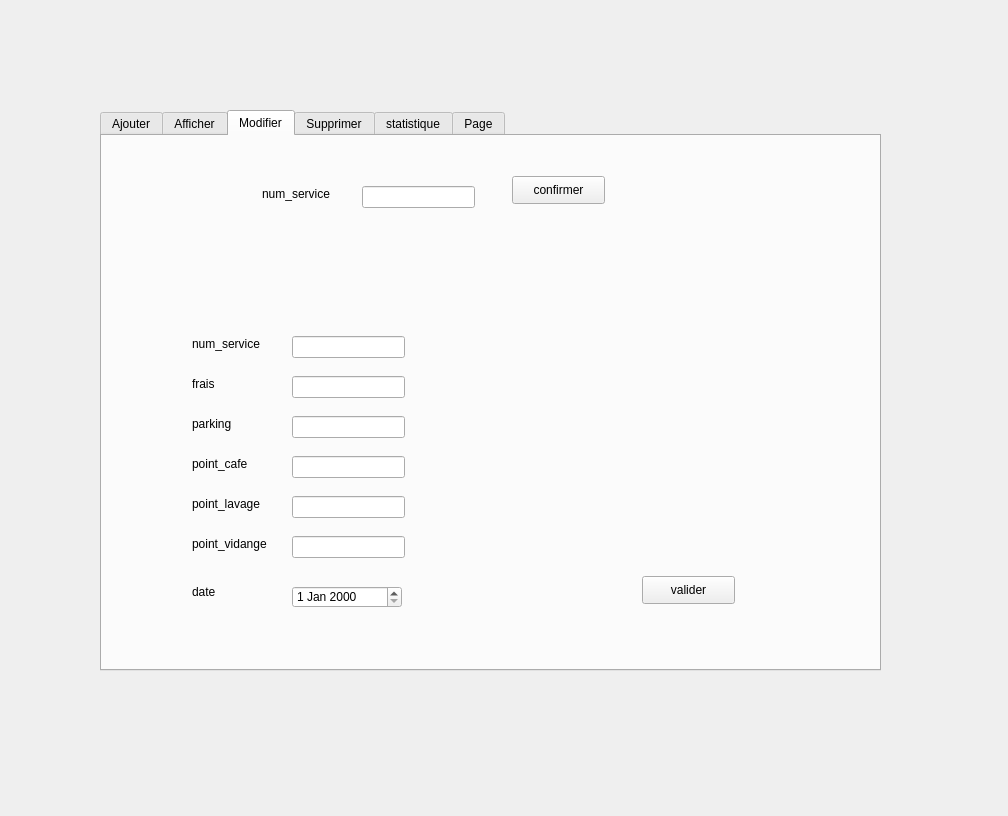
<?xml version="1.0" encoding="UTF-8"?>
<ui version="4.0">
 <class>activ</class>
 <widget class="QDialog" name="activ">
  <property name="geometry">
   <rect>
    <x>0</x>
    <y>0</y>
    <width>1008</width>
    <height>816</height>
   </rect>
  </property>
  <property name="windowTitle">
   <string>Dialog</string>
  </property>
  <widget class="QTabWidget" name="tabWidget">
   <property name="geometry">
    <rect>
     <x>100</x>
     <y>110</y>
     <width>781</width>
     <height>561</height>
    </rect>
   </property>
   <property name="currentIndex">
    <number>2</number>
   </property>
   <widget class="QWidget" name="tab">
    <attribute name="title">
     <string>Ajouter</string>
    </attribute>
    <widget class="QLabel" name="label">
     <property name="geometry">
      <rect>
       <x>30</x>
       <y>60</y>
       <width>81</width>
       <height>16</height>
      </rect>
     </property>
     <property name="text">
      <string>num_service</string>
     </property>
    </widget>
    <widget class="QLabel" name="label_2">
     <property name="geometry">
      <rect>
       <x>30</x>
       <y>280</y>
       <width>81</width>
       <height>16</height>
      </rect>
     </property>
     <property name="text">
      <string>point_lavage</string>
     </property>
    </widget>
    <widget class="QLabel" name="label_3">
     <property name="geometry">
      <rect>
       <x>30</x>
       <y>230</y>
       <width>71</width>
       <height>16</height>
      </rect>
     </property>
     <property name="text">
      <string>point_cafe</string>
     </property>
    </widget>
    <widget class="QLabel" name="label_4">
     <property name="geometry">
      <rect>
       <x>30</x>
       <y>170</y>
       <width>56</width>
       <height>16</height>
      </rect>
     </property>
     <property name="text">
      <string>parking</string>
     </property>
    </widget>
    <widget class="QLabel" name="label_5">
     <property name="geometry">
      <rect>
       <x>30</x>
       <y>110</y>
       <width>56</width>
       <height>16</height>
      </rect>
     </property>
     <property name="text">
      <string>frais</string>
     </property>
    </widget>
    <widget class="QLabel" name="label_6">
     <property name="geometry">
      <rect>
       <x>30</x>
       <y>330</y>
       <width>91</width>
       <height>16</height>
      </rect>
     </property>
     <property name="text">
      <string>point_vidange</string>
     </property>
    </widget>
    <widget class="QLineEdit" name="num">
     <property name="geometry">
      <rect>
       <x>130</x>
       <y>60</y>
       <width>113</width>
       <height>22</height>
      </rect>
     </property>
    </widget>
    <widget class="QLineEdit" name="fr">
     <property name="geometry">
      <rect>
       <x>130</x>
       <y>110</y>
       <width>113</width>
       <height>22</height>
      </rect>
     </property>
    </widget>
    <widget class="QLineEdit" name="pr">
     <property name="geometry">
      <rect>
       <x>130</x>
       <y>170</y>
       <width>113</width>
       <height>22</height>
      </rect>
     </property>
    </widget>
    <widget class="QLineEdit" name="pc">
     <property name="geometry">
      <rect>
       <x>130</x>
       <y>230</y>
       <width>113</width>
       <height>22</height>
      </rect>
     </property>
    </widget>
    <widget class="QLineEdit" name="pl">
     <property name="geometry">
      <rect>
       <x>130</x>
       <y>280</y>
       <width>113</width>
       <height>22</height>
      </rect>
     </property>
    </widget>
    <widget class="QLineEdit" name="pv">
     <property name="geometry">
      <rect>
       <x>130</x>
       <y>330</y>
       <width>113</width>
       <height>22</height>
      </rect>
     </property>
    </widget>
    <widget class="QPushButton" name="valider">
     <property name="geometry">
      <rect>
       <x>480</x>
       <y>410</y>
       <width>93</width>
       <height>28</height>
      </rect>
     </property>
     <property name="text">
      <string>valider</string>
     </property>
    </widget>
    <widget class="QLabel" name="label_date">
     <property name="geometry">
      <rect>
       <x>30</x>
       <y>390</y>
       <width>91</width>
       <height>16</height>
      </rect>
     </property>
     <property name="text">
      <string>date</string>
     </property>
    </widget>
    <widget class="QDateEdit" name="dateEdit">
     <property name="geometry">
      <rect>
       <x>130</x>
       <y>390</y>
       <width>110</width>
       <height>22</height>
      </rect>
     </property>
    </widget>
   </widget>
   <widget class="QWidget" name="tab_2">
    <attribute name="title">
     <string>Afficher</string>
    </attribute>
    <widget class="QTableView" name="tab_activite">
     <property name="geometry">
      <rect>
       <x>0</x>
       <y>60</y>
       <width>771</width>
       <height>421</height>
      </rect>
     </property>
    </widget>
    <widget class="QPushButton" name="tri">
     <property name="geometry">
      <rect>
       <x>60</x>
       <y>20</y>
       <width>93</width>
       <height>28</height>
      </rect>
     </property>
     <property name="text">
      <string>Tri</string>
     </property>
    </widget>
    <widget class="QLineEdit" name="recherche">
     <property name="geometry">
      <rect>
       <x>330</x>
       <y>30</y>
       <width>113</width>
       <height>22</height>
      </rect>
     </property>
    </widget>
    <widget class="QLabel" name="label_14">
     <property name="geometry">
      <rect>
       <x>270</x>
       <y>30</y>
       <width>41</width>
       <height>16</height>
      </rect>
     </property>
     <property name="text">
      <string>Num</string>
     </property>
    </widget>
    <widget class="QPushButton" name="pdf">
     <property name="geometry">
      <rect>
       <x>650</x>
       <y>20</y>
       <width>93</width>
       <height>28</height>
      </rect>
     </property>
     <property name="text">
      <string>PDF</string>
     </property>
    </widget>
   </widget>
   <widget class="QWidget" name="tab_4">
    <attribute name="title">
     <string>Modifier</string>
    </attribute>
    <widget class="QLabel" name="label_7">
     <property name="geometry">
      <rect>
       <x>90</x>
       <y>200</y>
       <width>81</width>
       <height>16</height>
      </rect>
     </property>
     <property name="text">
      <string>num_service</string>
     </property>
    </widget>
    <widget class="QLineEdit" name="pl_2">
     <property name="geometry">
      <rect>
       <x>190</x>
       <y>360</y>
       <width>113</width>
       <height>22</height>
      </rect>
     </property>
    </widget>
    <widget class="QLineEdit" name="pr_2">
     <property name="geometry">
      <rect>
       <x>190</x>
       <y>280</y>
       <width>113</width>
       <height>22</height>
      </rect>
     </property>
    </widget>
    <widget class="QLineEdit" name="pv_2">
     <property name="geometry">
      <rect>
       <x>190</x>
       <y>400</y>
       <width>113</width>
       <height>22</height>
      </rect>
     </property>
    </widget>
    <widget class="QLabel" name="label_8">
     <property name="geometry">
      <rect>
       <x>90</x>
       <y>400</y>
       <width>91</width>
       <height>16</height>
      </rect>
     </property>
     <property name="text">
      <string>point_vidange</string>
     </property>
    </widget>
    <widget class="QLabel" name="label_9">
     <property name="geometry">
      <rect>
       <x>90</x>
       <y>240</y>
       <width>56</width>
       <height>16</height>
      </rect>
     </property>
     <property name="text">
      <string>frais</string>
     </property>
    </widget>
    <widget class="QLineEdit" name="num_2">
     <property name="geometry">
      <rect>
       <x>190</x>
       <y>200</y>
       <width>113</width>
       <height>22</height>
      </rect>
     </property>
    </widget>
    <widget class="QLabel" name="label_10">
     <property name="geometry">
      <rect>
       <x>90</x>
       <y>280</y>
       <width>56</width>
       <height>16</height>
      </rect>
     </property>
     <property name="text">
      <string>parking</string>
     </property>
    </widget>
    <widget class="QLabel" name="label_11">
     <property name="geometry">
      <rect>
       <x>90</x>
       <y>320</y>
       <width>71</width>
       <height>16</height>
      </rect>
     </property>
     <property name="text">
      <string>point_cafe</string>
     </property>
    </widget>
    <widget class="QLineEdit" name="pc_2">
     <property name="geometry">
      <rect>
       <x>190</x>
       <y>320</y>
       <width>113</width>
       <height>22</height>
      </rect>
     </property>
    </widget>
    <widget class="QPushButton" name="update">
     <property name="geometry">
      <rect>
       <x>540</x>
       <y>440</y>
       <width>93</width>
       <height>28</height>
      </rect>
     </property>
     <property name="text">
      <string>valider</string>
     </property>
    </widget>
    <widget class="QLabel" name="label_12">
     <property name="geometry">
      <rect>
       <x>90</x>
       <y>360</y>
       <width>81</width>
       <height>16</height>
      </rect>
     </property>
     <property name="text">
      <string>point_lavage</string>
     </property>
    </widget>
    <widget class="QLineEdit" name="fr_2">
     <property name="geometry">
      <rect>
       <x>190</x>
       <y>240</y>
       <width>113</width>
       <height>22</height>
      </rect>
     </property>
    </widget>
    <widget class="QLabel" name="num_service">
     <property name="geometry">
      <rect>
       <x>160</x>
       <y>50</y>
       <width>81</width>
       <height>16</height>
      </rect>
     </property>
     <property name="text">
      <string>num_service</string>
     </property>
    </widget>
    <widget class="QLineEdit" name="label_id">
     <property name="geometry">
      <rect>
       <x>260</x>
       <y>50</y>
       <width>113</width>
       <height>22</height>
      </rect>
     </property>
     <property name="readOnly">
      <bool>true</bool>
     </property>
    </widget>
    <widget class="QPushButton" name="pushButton_m">
     <property name="geometry">
      <rect>
       <x>410</x>
       <y>40</y>
       <width>93</width>
       <height>28</height>
      </rect>
     </property>
     <property name="text">
      <string>confirmer</string>
     </property>
    </widget>
    <widget class="QLabel" name="date_m">
     <property name="geometry">
      <rect>
       <x>90</x>
       <y>446</y>
       <width>91</width>
       <height>20</height>
      </rect>
     </property>
     <property name="text">
      <string>date</string>
     </property>
    </widget>
    <widget class="QDateEdit" name="dateEdit_m">
     <property name="geometry">
      <rect>
       <x>190</x>
       <y>450</y>
       <width>110</width>
       <height>22</height>
      </rect>
     </property>
    </widget>
   </widget>
   <widget class="QWidget" name="tab_3">
    <attribute name="title">
     <string>Supprimer</string>
    </attribute>
    <widget class="QLineEdit" name="num_3">
     <property name="geometry">
      <rect>
       <x>280</x>
       <y>110</y>
       <width>113</width>
       <height>22</height>
      </rect>
     </property>
    </widget>
    <widget class="QLabel" name="label_13">
     <property name="geometry">
      <rect>
       <x>180</x>
       <y>110</y>
       <width>81</width>
       <height>16</height>
      </rect>
     </property>
     <property name="text">
      <string>num_service</string>
     </property>
    </widget>
    <widget class="QPushButton" name="delete_2">
     <property name="geometry">
      <rect>
       <x>460</x>
       <y>200</y>
       <width>93</width>
       <height>28</height>
      </rect>
     </property>
     <property name="text">
      <string>valider</string>
     </property>
    </widget>
   </widget>
   <widget class="QWidget" name="tab_5">
    <attribute name="title">
     <string>statistique</string>
    </attribute>
    <widget class="QLabel" name="afficherstat">
     <property name="geometry">
      <rect>
       <x>120</x>
       <y>120</y>
       <width>531</width>
       <height>281</height>
      </rect>
     </property>
     <property name="text">
      <string/>
     </property>
    </widget>
    <widget class="QPushButton" name="stat">
     <property name="geometry">
      <rect>
       <x>350</x>
       <y>30</y>
       <width>93</width>
       <height>28</height>
      </rect>
     </property>
     <property name="text">
      <string>stat</string>
     </property>
    </widget>
   </widget>
   <widget class="QWidget" name="calendrier">
    <property name="accessibleName">
     <string/>
    </property>
    <attribute name="title">
     <string>Page</string>
    </attribute>
    <widget class="QCalendarWidget" name="calendarWidget">
     <property name="geometry">
      <rect>
       <x>3</x>
       <y>60</y>
       <width>321</width>
       <height>251</height>
      </rect>
     </property>
    </widget>
    <widget class="QTableView" name="tableView_calendar">
     <property name="geometry">
      <rect>
       <x>355</x>
       <y>61</y>
       <width>421</width>
       <height>241</height>
      </rect>
     </property>
    </widget>
    <widget class="QDateEdit" name="dateEdit_7">
     <property name="geometry">
      <rect>
       <x>70</x>
       <y>370</y>
       <width>110</width>
       <height>22</height>
      </rect>
     </property>
    </widget>
   </widget>
  </widget>
 </widget>
 <resources/>
 <connections/>
</ui>
